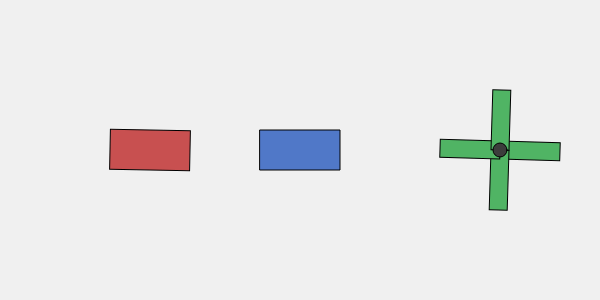
Frame 1 (no input)
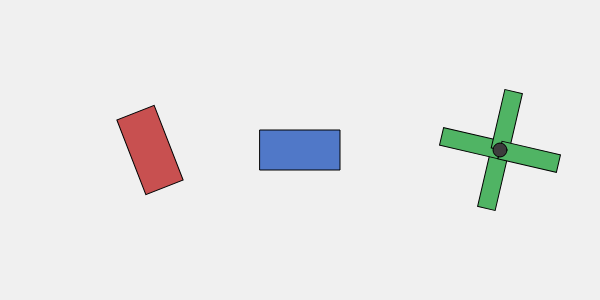
Frame 60 (no input)
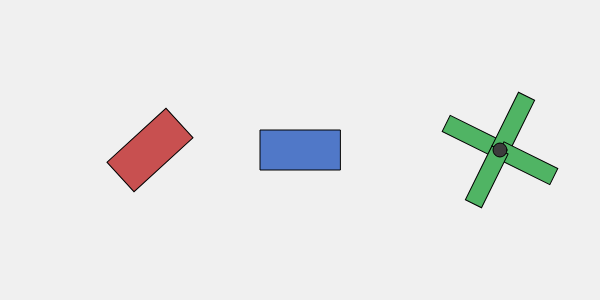
Frame 120 (the mouse pressed at the canvas centre since frame 60)

The p5.js sketch that drew these frames (run headless with seeded random() and noise() and a simulated clock; from frame 60 on, the mouse is pressed at the canvas centre):

// p5.js sketch
// ── sketch.js
function setup() {
  createCanvas(600, 300);
  rectMode(CENTER);
}

function draw() {
  background(240);

  // NIVEL 1 — rotación básica alrededor del centro del objeto
  push();
  translate(150, 150);
  rotate(frameCount * 0.02);
  fill(200, 80, 80);
  rect(0, 0, 80, 40);
  pop();

  // NIVEL 2 — control con mouse
  let ang = map(mouseX, 0, width, 0, TWO_PI);
  push();
  translate(300, 150);
  rotate(ang);
  fill(80, 120, 200);
  rect(0, 0, 80, 40);
  pop();

  // NIVEL 3 — molino con 4 aspas
  let baseAng = frameCount * 0.03;
  push();
  translate(500, 150);
  for (let i = 0; i < 4; i++) {
    push();
    rotate(baseAng + i * HALF_PI);
    fill(80, 180, 100);
    rect(30, 0, 60, 18);  
    pop();
  }
  fill(60);
  circle(0, 0, 14);
  pop();
}
